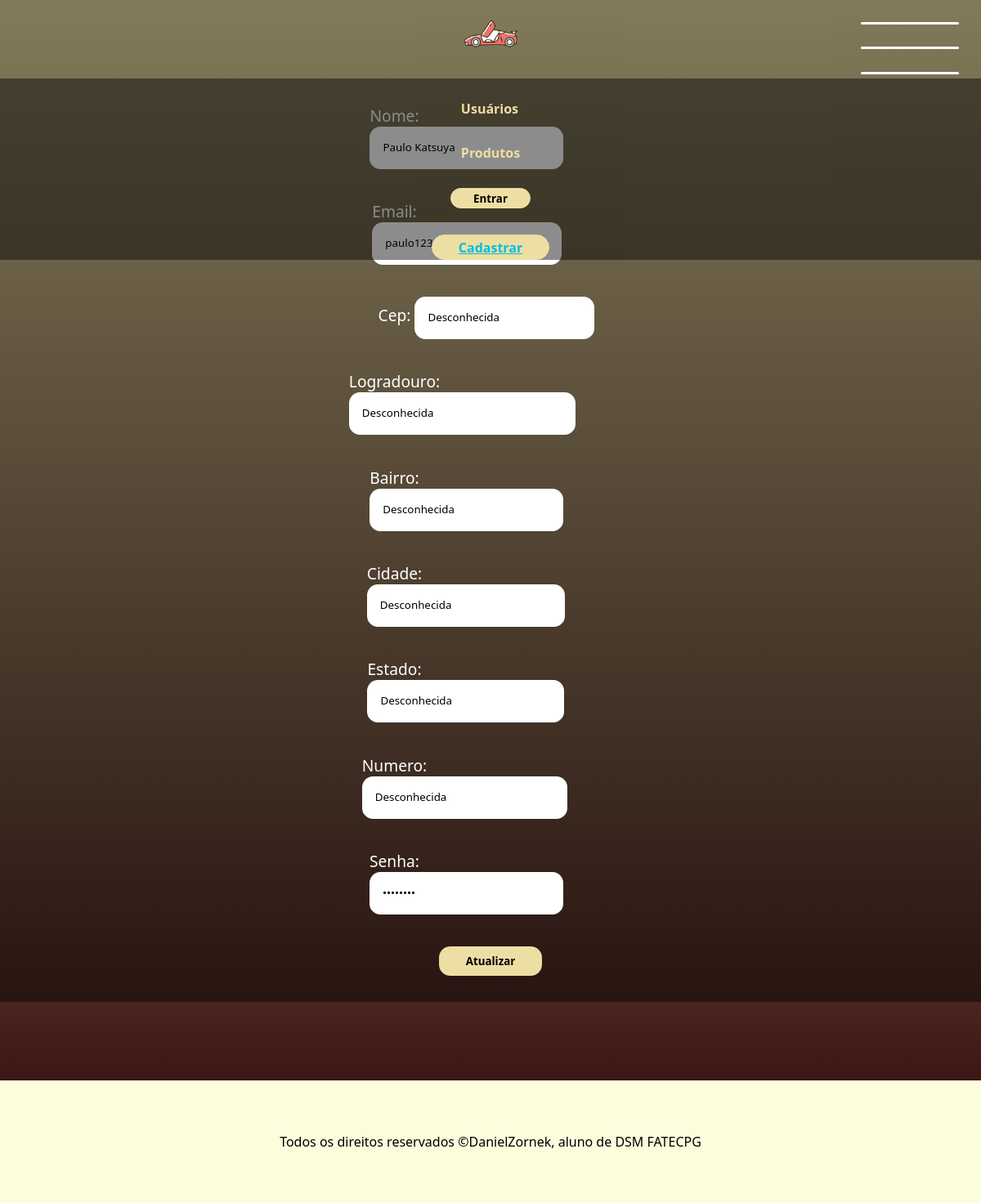
Screenshot of /editar-usuario/8 with the database file from the repository.
### app/models.py (models this page shows)
class Usuario(models.Model): # aqui dizemos que a classe pai Model irá dar herança para a classe usuario
    nome = models.CharField(max_length=100) # varchar, deve especificar o tamanho
    email = models.EmailField()
    cep = models.CharField(max_length=10, default="Desconhecida")
    logradouro = models.CharField(max_length=100, default="Desconhecida")
    bairro = models.CharField(max_length=60, default="Desconhecida")
    cidade = models.CharField(max_length=60, default="Desconhecida")
    estado = models.CharField(max_length=3, default="Desconhecida")
    numero = models.CharField(max_length=10, default="Desconhecida")
    senha = models.CharField(max_length=16)

### app/views.py (the view)
# urls.py: path('editar-usuario/<int:id_usuario>', views.editarUsuario, name="editarUsuario"),
def editarUsuario(request, id_usuario):
    usuario = Usuario.objects.get(id=id_usuario)
    formUsuarioEditar = formulario(request.POST or None, instance=usuario)
    if request.POST:
        if formUsuarioEditar.is_valid():
            formUsuarioEditar.save()
            return redirect("exibirUsuarios")
    else:
        return render(request, "editar-usuario.html", {'form' : formUsuarioEditar})

### app/forms.py
class formulario(forms.ModelForm):
    class Meta: # não precisa de parenteses
        model = Usuario
        fields = ('nome', 'email', 'cep', 'logradouro', 'bairro', 'cidade', 'estado', 'numero', 'senha')
        widgets = {
            'nome' : forms.TextInput(attrs={'type':'text', 'class':'form-input'}),
            'email' : forms.TextInput(attrs={'type':'email', 'class':'form-input'}),
            'cep' : forms.TextInput(attrs={'type':'text', 'class': 'form-input'}),
            'logradouro' : forms.TextInput(attrs={'type':'text', 'class': 'form-input'}),
            'bairro' : forms.TextInput(attrs={'type':'text', 'class': 'form-input'}),
            'cidade' : forms.TextInput(attrs={'type':'text', 'class': 'form-input'}),
            'estado' : forms.TextInput(attrs={'type':'text', 'class': 'form-input'}),
            'numero' : forms.TextInput(attrs={'type':'text', 'class': 'form-input'}),
            'senha' : forms.TextInput(attrs={'type':'password', 'class':'form-input'})
        }

### app/templates/editar-usuario.html (shortened to what this page needs)
{% extends 'template.html' %}
{% load static %}
{% block style %} <link rel="stylesheet" href="{% static '_forms.css' %}"> {% endblock %}
{% block conteudo %}
    <form method="POST" class="form">
        {{ form }}
        <button type="submit" class="form-button">
            Atualizar
        </button>
    </form>
{% endblock %}

### app/static/template.css (style rules this page uses)
* { margin: 0; padding: 0; box-sizing: border-box; font-family: 'Segoe UI', Tahoma, Geneva, Verdana, sans-serif; }
:root { --cor1: #06BEE1; --cor2: #003049; --cor3: #EDDEA4; --cor4: #280003; --cor5: #DB5461; }
html { overflow-x: hidden; }
body { background-image: linear-gradient(to bottom, var(--cor3), var(--cor4)); background-repeat: no-repeat; display: flex; flex-direction: column; align-items: center; }

### app/static/_forms.css (style rules this page uses)
.form { width: 100%; display: flex; flex-direction: column; align-items: center; gap: 2em; font-size: 1.2em; }
.form-input { padding: 1.2em; border: none; outline: none; border-radius: 1em; width: 80%; transition: .3s ease-in-out; border-bottom: 2px solid transparent; }
.form-button { cursor: pointer; background-color: var(--cor3); color: #000000; padding: .6em 2.4em; border: none; border: 1px solid var(--cor3); border-radius: 1em; transition: .3s ease-in; font-weight: 600; }

### rows the page displays
Usuario: nome "Paulo Katsuya", cep "Desconhecida", logradouro "Desconhecida", bairro "Desconhecida", cidade "Desconhecida", estado "Desconhecida", numero "Desconhecida"
